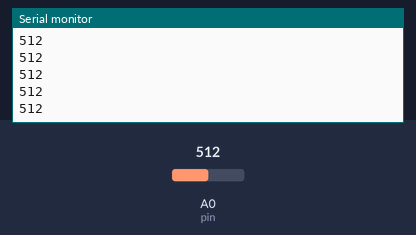
A sketch run on a simulated Arduino Uno, built with avr-gcc and run on an emulated ATmega328P. Parts: the last lines printed to the serial monitor. The test bench sets the inputs (shaded band); at power-on: A0 (pin) = 512.

Above: at 1.2 s.
1.3 s: A0 (pin) set to 716
At 1.56 s:
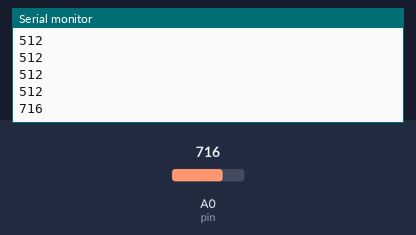
2.8 s: A0 (pin) set to 900
At 2.96 s:
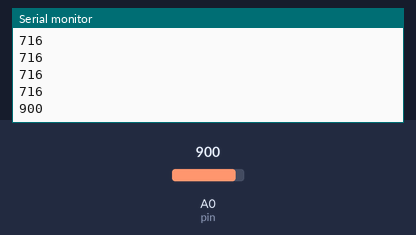
Timing chart, 0 to 5.8 s (numbered marks = the images above; inputs shaded):
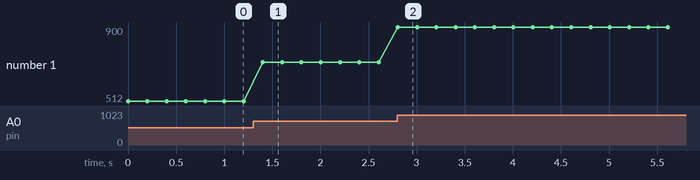

Measured:
- after the input at 1.3 s, the serial monitor: prints a new line after 0.10 s (image 1)
- after the input at 2.8 s, the serial monitor: prints a new line at once (image 2)
- plotted number 1: 512 → 716 after the input at 1.3 s, 716 → 900 after the input at 2.8 s

The sketch:

infrared_test.ino
```cpp
int value;
const int pin = A0; //pino do infrared

void setup() {
  Serial.begin(9600);
}

void loop() {
  //analog read
  value=analogRead(pin);
  //Serial.print("valor mapeado: ");
  //value=map(value, 0, 1023, 1023, 0);
  Serial.println(value);
  delay(200);
}
```
